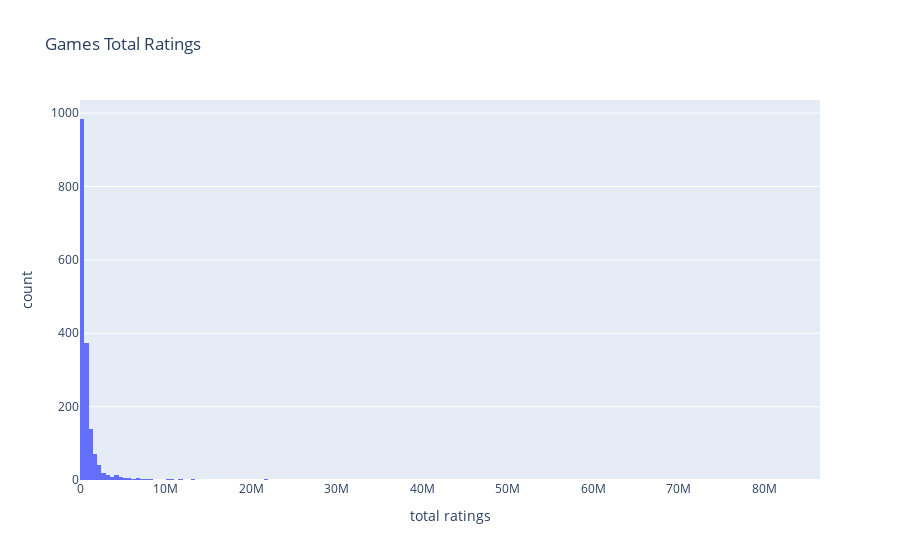

The code cell stored with this chart in its notebook:
### Code cell
fig1 = px.histogram(df, "total ratings", title=" Games Total Ratings")

fig1.show()

### Figure 1 — Plotly figure (JSON) as saved in the notebook; plotly's stock layout.template omitted (floating-point values rounded to 4 significant figures; data arrays with more than 128 entries replaced by an {"elided": "..."} marker saying what was removed)
{"data": [{"alignmentgroup": "True", "bingroup": "x", "hovertemplate": "total ratings=%{x}<br>count=%{y}<extra></extra>", "legendgroup": "", "marker": {"color": "#636efa", "pattern": {"shape": ""}}, "name": "", "offsetgroup": "", "orientation": "v", "showlegend": false, "type": "histogram", "x": {"elided": "1730 int values"}, "xaxis": "x", "yaxis": "y"}], "layout": {"barmode": "relative", "legend": {"tracegroupgap": 0}, "title": {"text": " Games Total Ratings"}, "xaxis": {"anchor": "y", "domain": [0, 1], "title": {"text": "total ratings"}}, "yaxis": {"anchor": "x", "domain": [0, 1], "title": {"text": "count"}}}}
